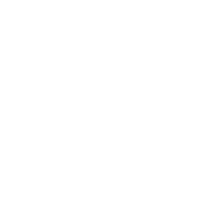
Frame 1 (no input)
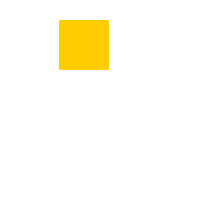
Frame 60 (the mouse pressed at the canvas centre just before this capture)
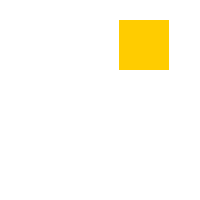
Frame 120 (the mouse held since frame 60 and released just before this capture)

The Processing sketch that drew these frames (run headless with seeded random() and noise(); from frame 60 on, the mouse is pressed at the canvas centre):

// Processing sketch: exc3
// ── exc3.pde
int i;
int o;
void setup(){
  size(200,200);
  noStroke();
  i=0;
  o = -49;
}
void draw(){
  background(255);
  rect (i++,20,50,50);fill(255, 204, 0);
  if (i >=149)
  {
    
    rect(o++,20,50,50);
    if(o >= 0){
    o=-49;
    i=0;
    }
    
  }
}
